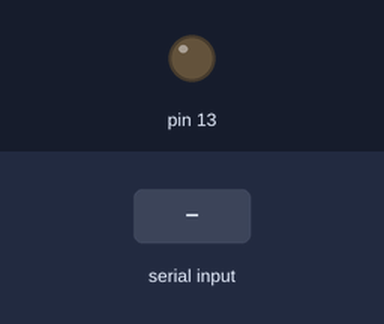
A sketch run on a simulated Arduino Leonardo, built with avr-gcc and run on an emulated ATmega32U4. Shown: output pins drawn as LEDs (lit = HIGH). Inputs (shaded band) come from the test bench. What the sketch prints to the serial monitor is not drawn.

Above: at 1.2 s.
1.3 s: "1" received over Serial
Timing chart, 0 to 4.3 s (numbered marks = the images above; inputs shaded):
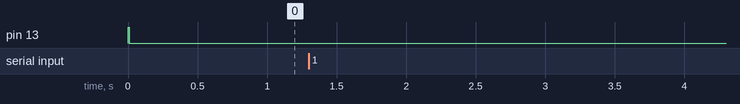

The sketch:

sketch_nov5a.ino
```cpp
void setup() {
  pinMode(13, OUTPUT); // Ініціалізація піну для лампочки
  digitalWrite(13, HIGH);

  Serial.begin(9600);  // Налаштування серійного зв'язку зі швидкістю 9600 біт/с
  while (!Serial);     // Очікуємо поки порт стане доступним (тільки для Leonardo і схожих плат)
  digitalWrite(13, LOW);
}

void loop() {
  if (Serial.available() > 0) {
    String receivedMessage = Serial.readString();  // Читаємо дані з серійного порту
    digitalWrite(13, HIGH);

    // Парсимо JSON повідомлення
    String parsedMessage = parseJSON(receivedMessage);

    // Поділ повідомлення на перше і друге слово
    int spaceIndex = parsedMessage.indexOf(' ');
    String firstWord, secondWord;

    if (spaceIndex != -1) {
      firstWord = parsedMessage.substring(0, spaceIndex);
      secondWord = parsedMessage.substring(spaceIndex + 1);
    } else {
      firstWord = parsedMessage;  // Якщо повідомлення містить тільки одне слово
      secondWord = "";
    }

    // Перетворення регістру слів
    firstWord.toLowerCase();
    secondWord.toUpperCase();

    // Формуємо змінене повідомлення
    String modifiedMessage = firstWord + " " + secondWord;

    // Створюємо JSON для відправки
    String jsonToSend = createJSON(modifiedMessage);

    digitalWrite(13, LOW);
    // Відправляємо змінене повідомлення назад
    Serial.print(jsonToSend);
  }
}

// Функція створення JSON
String createJSON(String message) {
  return "{\"message\":\"" + message + "\"}";
}

// Функція парсингу JSON
String parseJSON(String json) {
  int start = json.indexOf("\"message\":\"") + 11; // 11 - довжина ключа "message" з лапками
  int end = json.indexOf("\"", start);

  if (start != -1 && end != -1) {
    return json.substring(start, end);
  }

  return ""; // Якщо JSON некоректний
}
```
